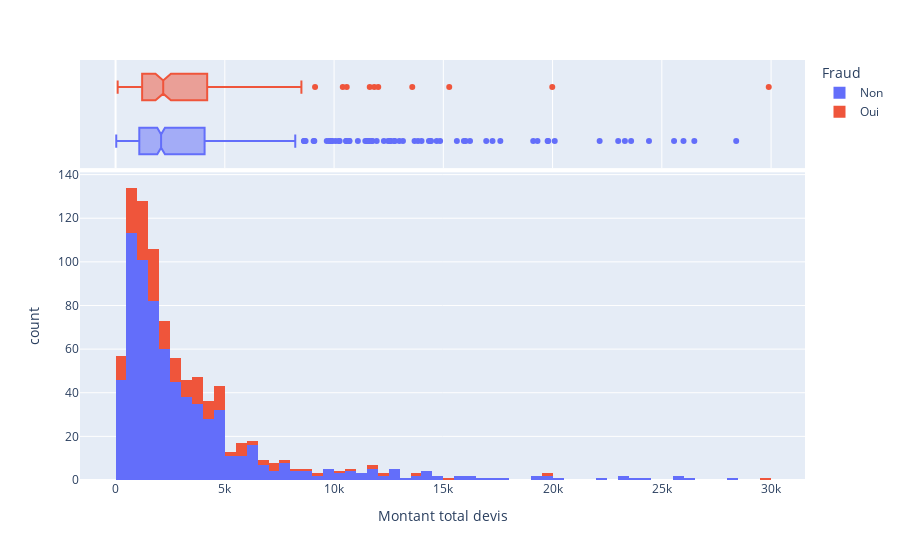

Notebook source saved alongside this figure:
### Code cell
fig = px.histogram(df, x="Montant total devis", color="Fraud", marginal="box", hover_data=df.columns)
fig.show()
fig.write_image("figure_EDA/montant_fraud.png")

### Figure 1 — Plotly figure (JSON) as saved in the notebook; plotly's stock layout.template omitted (floating-point values rounded to 4 significant figures; data arrays with more than 128 entries replaced by an {"elided": "..."} marker saying what was removed)
{"data": [{"alignmentgroup": "True", "bingroup": "x", "hovertemplate": "Fraud=Non<br>Montant total devis=%{x}<br>count=%{y}<extra></extra>", "legendgroup": "Non", "marker": {"color": "#636efa"}, "name": "Non", "offsetgroup": "Non", "orientation": "v", "showlegend": true, "type": "histogram", "x": {"elided": "882 float values"}, "xaxis": "x", "yaxis": "y"}, {"alignmentgroup": "True", "customdata": {"elided": "882x40 mixed values"}, "hovertemplate": "Fraud=%{customdata[39]}<br>Montant total devis=%{customdata[24]}<br>Compagnie d'assurance=%{customdata[0]}<br>Date de création=%{customdata[1]}<br>Nom et Prénom Assuré /Raison Sociale=%{customdata[2]}<br>Immatriculation Véhicule assuré=%{customdata[3]}<br>Mode de gestion=%{customdata[4]}<br>Garantie impliquée=%{customdata[5]}<br>Chargé réparation=%{customdata[6]}<br>Marque=%{customdata[7]}<br>Réparateur=%{customdata[8]}<br>Expert=%{customdata[9]}<br>Compagnie adverse=%{customdata[10]}<br>Accord VR (Véhicule de remplacement)=%{customdata[11]}<br>Agence=%{customdata[12]}<br>Agent=%{customdata[13]}<br>Cas de barème=%{customdata[14]}<br>Chargé acceptation=%{customdata[15]}<br>Code agence=%{customdata[16]}<br>Date Accident=%{customdata[17]}<br>Date acceptation=%{customdata[18]}<br>Date accord (SST)=%{customdata[19]}<br>Date demande=%{customdata[20]}<br>Etape Dossier=%{customdata[21]}<br>Etat d'approbation=%{customdata[22]}<br>Immatriculation tiers=%{customdata[23]}<br>Nom et Prénom tiers /Raison Sociale=%{customdata[25]}<br>Numero sinistre=%{customdata[26]}<br>Numéro de contrat=%{customdata[27]}<br>Point Choc=%{customdata[28]}<br>Position GA=%{customdata[29]}<br>SST=%{customdata[30]}<br>Nbr réclamations antérieures=%{customdata[31]}<br>Day Accident=%{customdata[32]}<br>Month Accident=%{customdata[33]}<br>Year Accident=%{customdata[34]}<br>Day demande=%{customdata[35]}<br>Month demande=%{customdata[36]}<br>Year demande=%{customdata[37]}<br>Retard reclamation=%{customdata[38]}<extra></extra>", "legendgroup": "Non", "marker": {"color": "#636efa"}, "name": "Non", "notched": true, "offsetgroup": "Non", "showlegend": false, "type": "box", "x": {"elided": "882 float values"}, "xaxis": "x2", "yaxis": "y2"}, {"alignmentgroup": "True", "bingroup": "x", "hovertemplate": "Fraud=Oui<br>Montant total devis=%{x}<br>count=%{y}<extra></extra>", "legendgroup": "Oui", "marker": {"color": "#EF553B"}, "name": "Oui", "offsetgroup": "Oui", "orientation": "v", "showlegend": true, "type": "histogram", "x": {"elided": "215 float values"}, "xaxis": "x", "yaxis": "y"}, {"alignmentgroup": "True", "customdata": {"elided": "215x40 mixed values"}, "hovertemplate": "Fraud=%{customdata[39]}<br>Montant total devis=%{customdata[24]}<br>Compagnie d'assurance=%{customdata[0]}<br>Date de création=%{customdata[1]}<br>Nom et Prénom Assuré /Raison Sociale=%{customdata[2]}<br>Immatriculation Véhicule assuré=%{customdata[3]}<br>Mode de gestion=%{customdata[4]}<br>Garantie impliquée=%{customdata[5]}<br>Chargé réparation=%{customdata[6]}<br>Marque=%{customdata[7]}<br>Réparateur=%{customdata[8]}<br>Expert=%{customdata[9]}<br>Compagnie adverse=%{customdata[10]}<br>Accord VR (Véhicule de remplacement)=%{customdata[11]}<br>Agence=%{customdata[12]}<br>Agent=%{customdata[13]}<br>Cas de barème=%{customdata[14]}<br>Chargé acceptation=%{customdata[15]}<br>Code agence=%{customdata[16]}<br>Date Accident=%{customdata[17]}<br>Date acceptation=%{customdata[18]}<br>Date accord (SST)=%{customdata[19]}<br>Date demande=%{customdata[20]}<br>Etape Dossier=%{customdata[21]}<br>Etat d'approbation=%{customdata[22]}<br>Immatriculation tiers=%{customdata[23]}<br>Nom et Prénom tiers /Raison Sociale=%{customdata[25]}<br>Numero sinistre=%{customdata[26]}<br>Numéro de contrat=%{customdata[27]}<br>Point Choc=%{customdata[28]}<br>Position GA=%{customdata[29]}<br>SST=%{customdata[30]}<br>Nbr réclamations antérieures=%{customdata[31]}<br>Day Accident=%{customdata[32]}<br>Month Accident=%{customdata[33]}<br>Year Accident=%{customdata[34]}<br>Day demande=%{customdata[35]}<br>Month demande=%{customdata[36]}<br>Year demande=%{customdata[37]}<br>Retard reclamation=%{customdata[38]}<extra></extra>", "legendgroup": "Oui", "marker": {"color": "#EF553B"}, "name": "Oui", "notched": true, "offsetgroup": "Oui", "showlegend": false, "type": "box", "x": {"elided": "215 float values"}, "xaxis": "x2", "yaxis": "y2"}], "layout": {"barmode": "relative", "legend": {"title": {"text": "Fraud"}, "tracegroupgap": 0}, "margin": {"t": 60}, "xaxis": {"anchor": "y", "domain": [0, 1], "title": {"text": "Montant total devis"}}, "xaxis2": {"anchor": "y2", "domain": [0, 1], "matches": "x", "showgrid": true, "showticklabels": false}, "yaxis": {"anchor": "x", "domain": [0, 0.7326], "title": {"text": "count"}}, "yaxis2": {"anchor": "x2", "domain": [0.7426, 1], "matches": "y2", "showgrid": false, "showline": false, "showticklabels": false, "ticks": ""}}}
